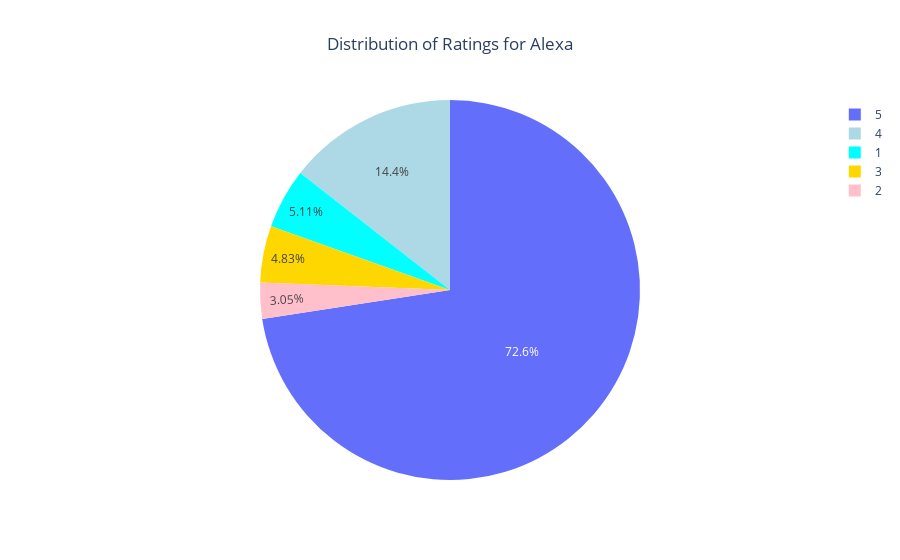

Write notebook code for a chart like this one.
### Markdown cell above
Amazon ratings are from 1 to 5, so let's look at what this means

### Code cell
ratings = df['rating'].value_counts()
colors = ['lightpurple', 'lightblue', 'aqua', 'gold', 'pink']

labels = ratings.index
values = ratings.values

fig = go.Figure(data=[go.Pie(labels=labels, values=values,marker = dict(colors = colors))])


fig.update_layout(title='Distribution of Ratings for Alexa', title_x=0.5)
fig.show()

### Figure 1 — Plotly figure (JSON) as saved in the notebook; plotly's stock layout.template omitted (floating-point values rounded to 4 significant figures)
{"data": [{"labels": [5, 4, 1, 3, 2], "marker": {"colors": ["lightpurple", "lightblue", "aqua", "gold", "pink"]}, "type": "pie", "values": [2286, 455, 161, 152, 96]}], "layout": {"title": {"text": "Distribution of Ratings for Alexa", "x": 0.5}}}
